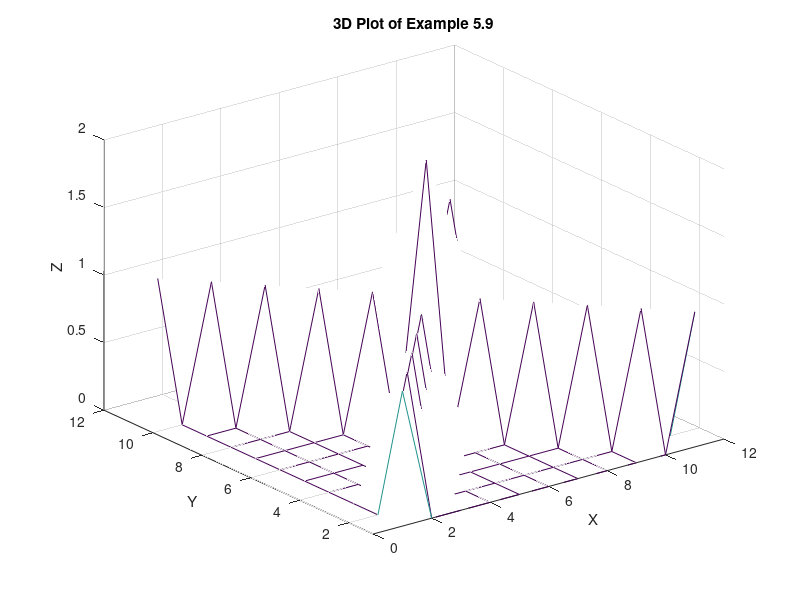

Here is the MATLAB script that generated this plot:
format compact
M = eye(11);
N = fliplr(M);
addMN = M+N
mesh(addMN);
AX = [0 12 1 12 0 2];
axis(AX)
xlabel('X'), ylabel('Y'), zlabel('Z')
title('3D Plot of Example 5.9')
